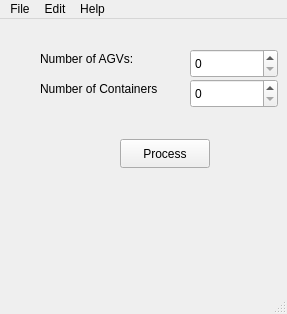
<?xml version="1.0" encoding="UTF-8"?>
<ui version="4.0">
 <class>MainWindow</class>
 <widget class="QMainWindow" name="MainWindow">
  <property name="geometry">
   <rect>
    <x>0</x>
    <y>0</y>
    <width>287</width>
    <height>314</height>
   </rect>
  </property>
  <property name="windowTitle">
   <string>MainWindow</string>
  </property>
  <widget class="QWidget" name="centralwidget">
   <widget class="QLabel" name="label">
    <property name="geometry">
     <rect>
      <x>40</x>
      <y>30</y>
      <width>111</width>
      <height>20</height>
     </rect>
    </property>
    <property name="text">
     <string>Number of AGVs:</string>
    </property>
   </widget>
   <widget class="QLabel" name="label_2">
    <property name="geometry">
     <rect>
      <x>40</x>
      <y>60</y>
      <width>151</width>
      <height>20</height>
     </rect>
    </property>
    <property name="text">
     <string>Number of Containers</string>
    </property>
   </widget>
   <widget class="QPushButton" name="pushButton">
    <property name="geometry">
     <rect>
      <x>120</x>
      <y>120</y>
      <width>90</width>
      <height>29</height>
     </rect>
    </property>
    <property name="text">
     <string>Process</string>
    </property>
   </widget>
   <widget class="QSpinBox" name="spinBox">
    <property name="geometry">
     <rect>
      <x>190</x>
      <y>30</y>
      <width>88</width>
      <height>29</height>
     </rect>
    </property>
   </widget>
   <widget class="QSpinBox" name="spinBox_2">
    <property name="geometry">
     <rect>
      <x>190</x>
      <y>60</y>
      <width>88</width>
      <height>29</height>
     </rect>
    </property>
   </widget>
  </widget>
  <widget class="QMenuBar" name="menubar">
   <property name="geometry">
    <rect>
     <x>0</x>
     <y>0</y>
     <width>287</width>
     <height>33</height>
    </rect>
   </property>
   <widget class="QMenu" name="menuFile">
    <property name="title">
     <string>File</string>
    </property>
    <addaction name="actionNew_Schedule"/>
    <addaction name="actionReset"/>
    <addaction name="actionDemo"/>
    <addaction name="actionExit"/>
   </widget>
   <widget class="QMenu" name="menuEdit">
    <property name="title">
     <string>Edit</string>
    </property>
    <addaction name="actionChange_Defaults"/>
    <addaction name="actionBenchmarks"/>
   </widget>
   <widget class="QMenu" name="menuHelp">
    <property name="title">
     <string>Help</string>
    </property>
    <addaction name="actionShow_the_demo_video"/>
   </widget>
   <addaction name="menuFile"/>
   <addaction name="menuEdit"/>
   <addaction name="menuHelp"/>
  </widget>
  <widget class="QStatusBar" name="statusbar"/>
  <action name="actionNew_Schedule">
   <property name="checkable">
    <bool>false</bool>
   </property>
   <property name="text">
    <string>New Simulation</string>
   </property>
  </action>
  <action name="actionReset">
   <property name="text">
    <string>Export Result</string>
   </property>
  </action>
  <action name="actionDemo">
   <property name="text">
    <string>Demo</string>
   </property>
  </action>
  <action name="actionExit">
   <property name="checkable">
    <bool>false</bool>
   </property>
   <property name="text">
    <string>Exit</string>
   </property>
   <property name="shortcut">
    <string>Ctrl+Q</string>
   </property>
  </action>
  <action name="actionChange_Defaults">
   <property name="text">
    <string>Change Defaults</string>
   </property>
  </action>
  <action name="actionBenchmarks">
   <property name="text">
    <string>Benchmarks</string>
   </property>
  </action>
  <action name="actionShow_the_demo_video">
   <property name="text">
    <string>Show the demo video</string>
   </property>
  </action>
 </widget>
 <resources/>
 <connections>
  <connection>
   <sender>actionExit</sender>
   <signal>triggered()</signal>
   <receiver>MainWindow</receiver>
   <slot>close()</slot>
   <hints>
    <hint type="sourcelabel">
     <x>-1</x>
     <y>-1</y>
    </hint>
    <hint type="destinationlabel">
     <x>184</x>
     <y>156</y>
    </hint>
   </hints>
  </connection>
 </connections>
</ui>
